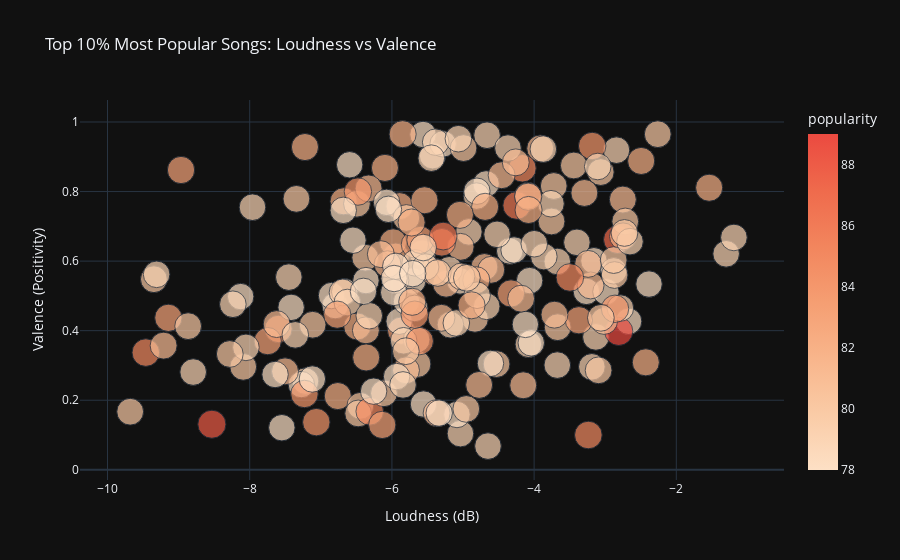
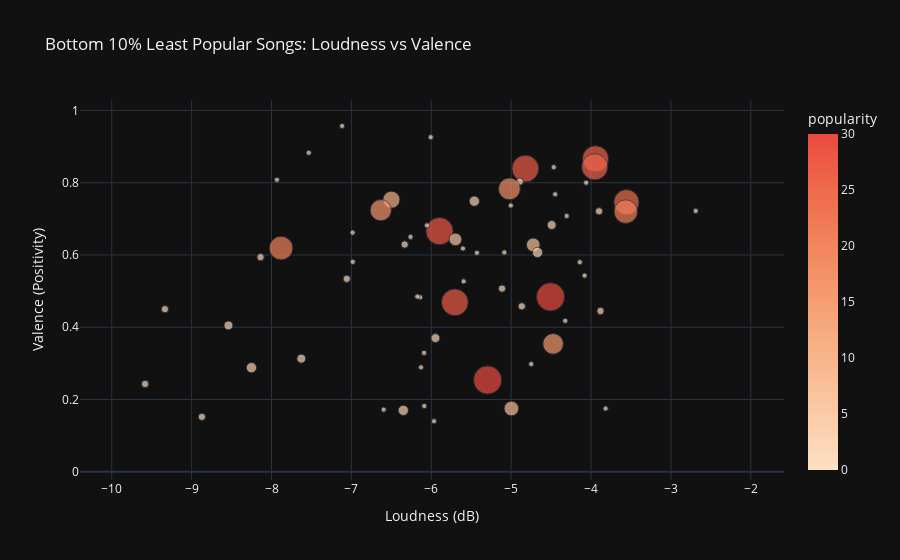

Notebook source saved alongside these figures, in order:
### Code cell
# 3. Show the plots
fig_top.show()
fig_bottom.show()

### Figure 1 — Plotly figure (JSON) as saved in the notebook; plotly's stock layout.template omitted (floating-point values rounded to 4 significant figures; data arrays with more than 128 entries replaced by an {"elided": "..."} marker saying what was removed)
{"data": [{"hovertemplate": "<b>%{hovertext}</b><br><br>Loudness (dB)=%{x}<br>Valence (Positivity)=%{y}<br>popularity=%{marker.color}<extra></extra>", "hovertext": {"elided": "211 str values"}, "legendgroup": "", "marker": {"color": {"elided": "211 int values"}, "coloraxis": "coloraxis", "size": {"elided": "211 int values"}, "sizemode": "area", "sizeref": 0.2225, "symbol": "circle"}, "mode": "markers", "name": "", "orientation": "v", "showlegend": false, "type": "scatter", "x": {"elided": "211 float values"}, "xaxis": "x", "y": {"elided": "211 float values"}, "yaxis": "y"}], "layout": {"coloraxis": {"colorbar": {"title": {"text": "popularity"}}, "colorscale": [[0, "rgb(253, 224, 197)"], [0.1667, "rgb(250, 203, 166)"], [0.3333, "rgb(248, 181, 139)"], [0.5, "rgb(245, 158, 114)"], [0.6667, "rgb(242, 133, 93)"], [0.8333, "rgb(239, 106, 76)"], [1, "rgb(235, 74, 64)"]]}, "legend": {"itemsizing": "constant", "tracegroupgap": 0}, "title": {"text": "Top 10% Most Popular Songs: Loudness vs Valence"}, "xaxis": {"anchor": "y", "domain": [0, 1], "title": {"text": "Loudness (dB)"}}, "yaxis": {"anchor": "x", "domain": [0, 1], "title": {"text": "Valence (Positivity)"}}}}

### Figure 2 — Plotly figure (JSON) as saved in the notebook; plotly's stock layout.template omitted (floating-point values rounded to 4 significant figures; data arrays with more than 128 entries replaced by an {"elided": "..."} marker saying what was removed)
{"data": [{"hovertemplate": "<b>%{hovertext}</b><br><br>Loudness (dB)=%{x}<br>Valence (Positivity)=%{y}<br>popularity=%{marker.color}<extra></extra>", "hovertext": {"elided": "187 str values"}, "legendgroup": "", "marker": {"color": {"elided": "187 int values"}, "coloraxis": "coloraxis", "size": {"elided": "187 int values"}, "sizemode": "area", "sizeref": 0.075, "symbol": "circle"}, "mode": "markers", "name": "", "orientation": "v", "showlegend": false, "type": "scatter", "x": {"elided": "187 float values"}, "xaxis": "x", "y": {"elided": "187 float values"}, "yaxis": "y"}], "layout": {"coloraxis": {"colorbar": {"title": {"text": "popularity"}}, "colorscale": [[0, "rgb(253, 224, 197)"], [0.1667, "rgb(250, 203, 166)"], [0.3333, "rgb(248, 181, 139)"], [0.5, "rgb(245, 158, 114)"], [0.6667, "rgb(242, 133, 93)"], [0.8333, "rgb(239, 106, 76)"], [1, "rgb(235, 74, 64)"]]}, "legend": {"itemsizing": "constant", "tracegroupgap": 0}, "title": {"text": "Bottom 10% Least Popular Songs: Loudness vs Valence"}, "xaxis": {"anchor": "y", "domain": [0, 1], "title": {"text": "Loudness (dB)"}}, "yaxis": {"anchor": "x", "domain": [0, 1], "title": {"text": "Valence (Positivity)"}}}}
